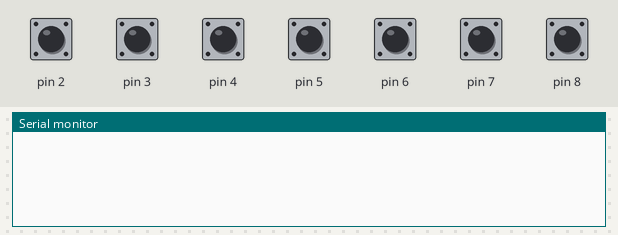
A sketch run on a simulated Arduino Uno, built with avr-gcc and run on an emulated ATmega328P. Parts: the last lines printed to the serial monitor. The test bench sets the inputs (shaded band); at power-on: pin 2–8 HIGH.

Above: at 1.2 s.
1.3 s: pin 2 pulled LOW for 0.15 s
At 2.5 s:
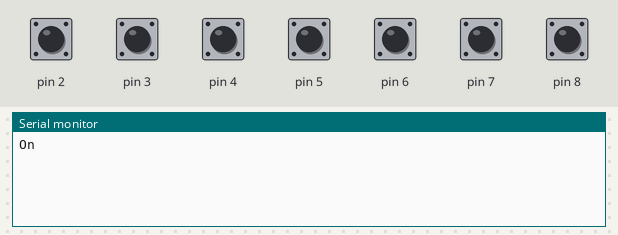
2.9 s: pin 3 pulled LOW for 0.15 s
At 4.1 s:
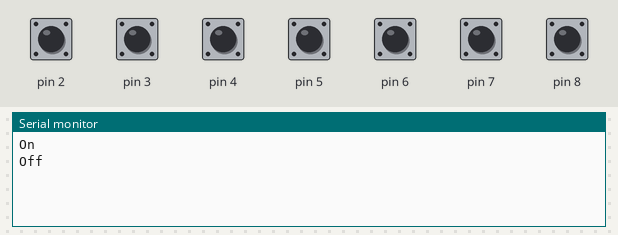
4.5 s: pin 4 pulled LOW for 0.15 s
At 5.2 s:
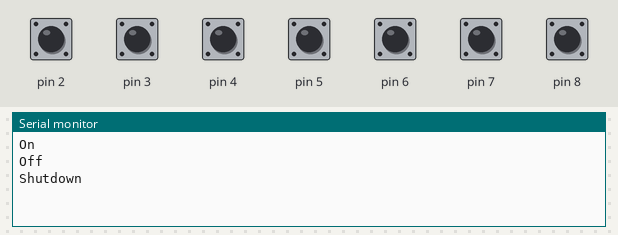
6.1 s: pin 5 pulled LOW for 0.15 s
At 7.3 s:
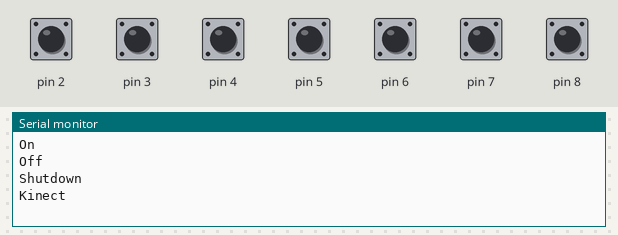
7.7 s: pin 6 pulled LOW for 0.15 s
At 8.9 s:
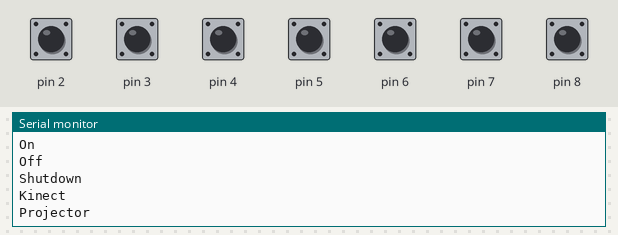
9.3 s: pin 7 pulled LOW for 0.15 s
At 9.9 s:
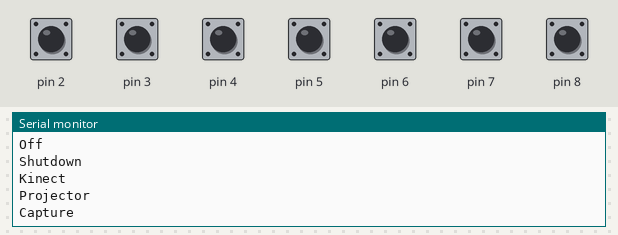

The sketch:

ArduinoSerialServer.ino
```cpp
bool sent = false;

void setup() {
	Serial.begin(9600);
	pinMode(2, INPUT_PULLUP);
	pinMode(3, INPUT_PULLUP);
	pinMode(4, INPUT_PULLUP);
	pinMode(5, INPUT_PULLUP);
	pinMode(6, INPUT_PULLUP);
	pinMode(7, INPUT_PULLUP);
	pinMode(8, INPUT_PULLUP);

}


void loop() {
	if (!digitalRead(2)) {
		if (!sent) {
			Serial.println("On");
		}
		sent = true;
	} else if (!digitalRead(3)) {
		if (!sent) {
			Serial.println("Off");
		}
		sent = true;
	} else if (!digitalRead(4)) {
		if (!sent) {
			Serial.println("Shutdown");
		}
		sent = true;
	} else if (!digitalRead(5)) {
		if (!sent) {
			Serial.println("Kinect");
		}
		sent = true;
	} else if (!digitalRead(6)) {
		if (!sent) {
			Serial.println("Projector");
		}
		sent = true;
	} else if (!digitalRead(7)) {
		if (!sent) {
			Serial.println("Capture");
		}
		sent = true;
	} else if (!digitalRead(8)) {
		if (!sent) {
			Serial.println("ResetBG");
		}
		sent = true;
	} else {
		sent = false;
	}
	delay(10);
}
```

Measured:
- after the input at 1.3 s, the serial monitor: prints a new line at once (image 1)
- after the input at 2.9 s, the serial monitor: prints a new line at once (image 2)
- after the input at 4.5 s, the serial monitor: prints a new line at once (image 3)
- after the input at 6.1 s, the serial monitor: prints a new line at once (image 4)
- after the input at 7.7 s, the serial monitor: prints a new line at once (image 5)
- after the input at 9.3 s, the serial monitor: prints a new line at once (image 6)
